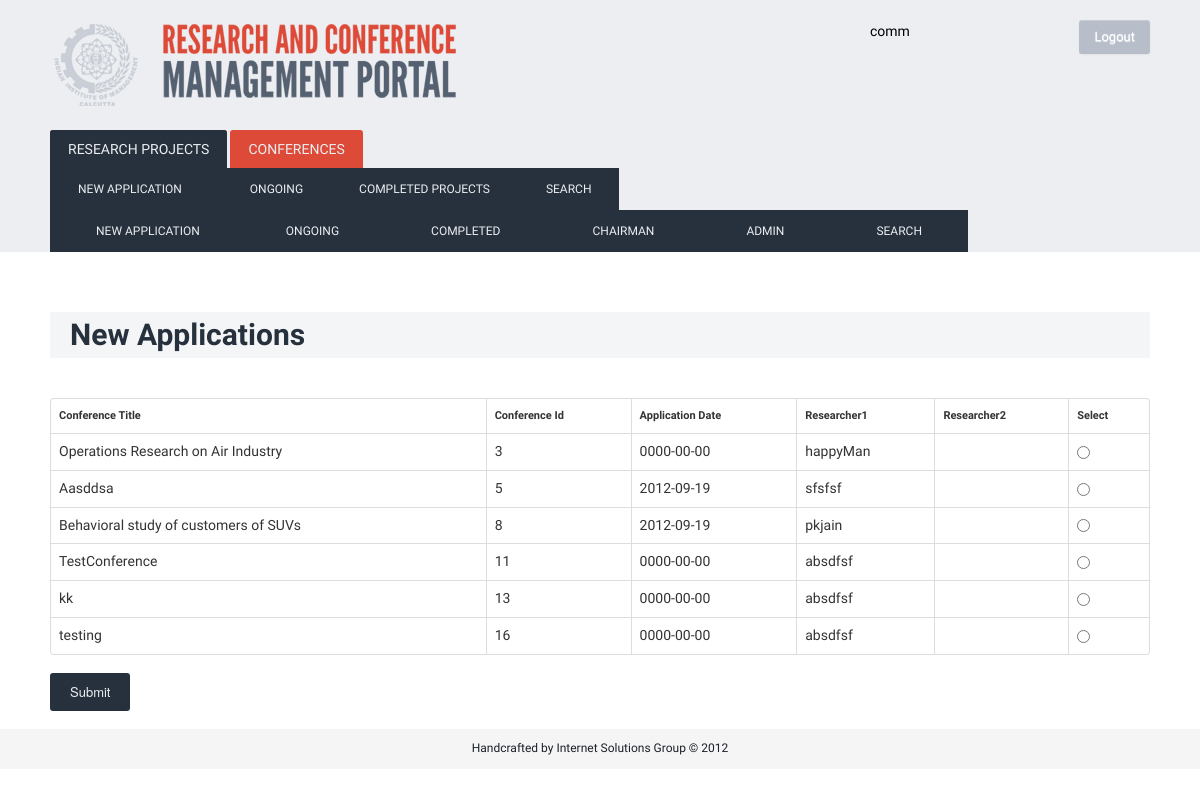
The page /index.php/conf_new_application (signed in) on the database its author committed.
### tables this page shows
CREATE TABLE IF NOT EXISTS `conference` (
  `ConferenceTitle` varchar(400) NOT NULL,
  `ConferenceId` int(200) NOT NULL AUTO_INCREMENT,
  `Description` varchar(2000) NOT NULL,
  `App_Date` date NOT NULL,
  `Start_Date` date NOT NULL,
  `End_Date` date NOT NULL,
  `Researcher1` varchar(80) NOT NULL,
  `ConferenceCategory` text NOT NULL,
  `ConferenceGrant` int(11) NOT NULL,
  `CStatus` varchar(50) NOT NULL,
  `Block_number` bigint(100) NOT NULL DEFAULT '0' COMMENT 'first block 1st jan 2001- each block of 3 years; 0 for student',
  PRIMARY KEY (`ConferenceId`),
  UNIQUE KEY `ProjectId` (`ConferenceId`),
  UNIQUE KEY `ProjectId_2` (`ConferenceId`)
);

### index.php (called while the page is built, shortened)
<?php
require_once BASEPATH.'core/CodeIgniter.php';

### application/models/conference_model.php (called while the page is built, shortened)
<?PHP
class Conference_model extends CI_Model {
	function getConferences()
		{
		if($_SESSION['usertype']==1)
		{
			$queryStr='SELECT * FROM conference WHERE CStatus = "app_admin" ; ';
		}
		elseif ($_SESSION['usertype']==2)
		{
			$queryStr='SELECT * FROM conference WHERE CStatus = "app_comm" ; ';
		}
		elseif ($_SESSION['usertype']==3)
		{
			$queryStr='SELECT * FROM conference WHERE CStatus = "app_chairman" ; ';
		}
		$query= $this->db->query($queryStr);
		return $query->result();
		}
}
?>

### application/controllers/Conf_new_application.php (the view, shortened to what this page needs)
<?php
class Conf_new_application extends CI_Controller {
				function index()
				{
					$data['myClass']=$this;
					$data['action']=0;
					if($_SESSION['usertype']==1){
						$this->load->view('layout',$data);
					} elseif ($_SESSION['usertype']==2){
						$this->load->view('layoutComm',$data);
					} elseif($_SESSION['usertype']==3){
						$this->load->view('layoutChairman',$data);
					}
				}
				function load_php()
				{
					 $this->load->model('conference_model');
					 $data['query']= $this->conference_model->getConferences();
					 echo '
                     <h1>New Applications</h1>
					 <FORM METHOD=POST ACTION="Conf_show">
                     <table class="table table-bordered">
					<tr><TD><h4>Conference Title</h4></TD><TD><h4>Conference Id</h4></TD><TD><h4>Application Date</h4></TD><TD><h4>Researcher1</h4></TD><TD><h4>Researcher2</TD><TD><h4>Select</h1></TD></tr>
                     ';
					 $flag=0;
					 foreach($data['query'] as $row)
					 {
						 $flag++;
						 echo '<TR><TD>';
						 print $row->ConferenceTitle;
						 echo '</TD><TD>';
						 print $row->ConferenceId;
						 echo '</TD><TD>';
						 print $row->App_Date;
						 echo '</TD><TD>';
						 print $row->Researcher1;
						 echo '</TD><TD>';
					     echo '<TD><INPUT TYPE="RADIO" NAME="Choice1" VALUE="'.$row->ConferenceId.'"></TD></TR>';
					 }
					 if($flag==0){
					 echo '<h4>No New Applications</h4> <br > </TABLE>';
					 }
					 else
					 {
					 echo '</TABLE>
					 <INPUT TYPE=SUBMIT>
					</FORM>';
					 }
				}
}
?>

### static/css/custom.css (style rules this page uses)
html, body { height: 100%; }
body { background: url('/static/img/denim.png'); font-family: 'Droid Sans', sans-serif; font-weight: normal; font-size: 14px; line-height: 1.6; }
h4 { font-size: 11px; }
h1 { color: #27313D; margin-top: 60px; margin-bottom: 40px; font-weight: bold; background: #F4F5F6; padding: 5px 20px; }
input[type=submit] { border: none; padding: 10px 20px; margin-right: 15px; color: #ECEEF1; background: #27313D; -webkit-border-radius: 3px; -moz-border-radius: 3px; border-radius: 3px; cursor: pointer; }

### rows shown on the page
conference: ConferenceTitle "Operations Research on Air Industry", ConferenceId "3", App_Date "0000-00-00", Researcher1 "happyMan"
conference: ConferenceTitle "Aasddsa", ConferenceId "5", App_Date "2012-09-19", Researcher1 "sfsfsf"
conference: ConferenceTitle "Behavioral study of customers of SUVs", ConferenceId "8", App_Date "2012-09-19", Researcher1 "pkjain"
conference: ConferenceTitle "TestConference", ConferenceId "11", App_Date "0000-00-00", Researcher1 "absdfsf"
conference: ConferenceTitle "kk", ConferenceId "13", App_Date "0000-00-00", Researcher1 "absdfsf"
conference: ConferenceTitle "testing", ConferenceId "16", App_Date "0000-00-00", Researcher1 "absdfsf"

### other values the page prints
$name "comm"
